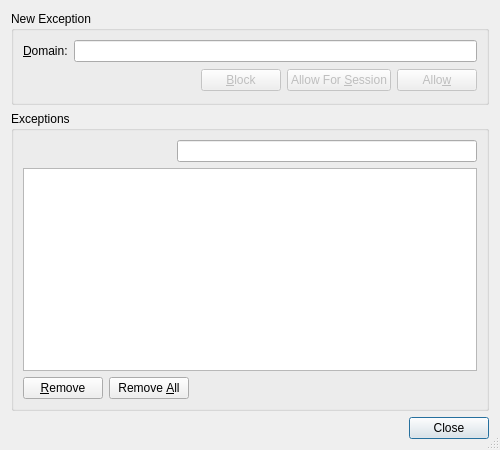
<?xml version="1.0" encoding="UTF-8"?>
<ui version="4.0">
 <class>CookiesExceptionsDialog</class>
 <widget class="QDialog" name="CookiesExceptionsDialog">
  <property name="geometry">
   <rect>
    <x>0</x>
    <y>0</y>
    <width>500</width>
    <height>450</height>
   </rect>
  </property>
  <property name="windowTitle">
   <string>Cookie Exceptions</string>
  </property>
  <property name="sizeGripEnabled">
   <bool>true</bool>
  </property>
  <layout class="QVBoxLayout" name="verticalLayout">
   <item>
    <widget class="QGroupBox" name="newExceptionGroupBox">
     <property name="title">
      <string>New Exception</string>
     </property>
     <layout class="QGridLayout">
      <item row="0" column="0">
       <layout class="QHBoxLayout" name="_2">
        <item>
         <widget class="QLabel" name="label">
          <property name="text">
           <string>&amp;Domain:</string>
          </property>
          <property name="buddy">
           <cstring>domainEdit</cstring>
          </property>
         </widget>
        </item>
        <item>
         <widget class="QLineEdit" name="domainEdit">
          <property name="toolTip">
           <string>Enter the domain name</string>
          </property>
         </widget>
        </item>
       </layout>
      </item>
      <item row="1" column="0">
       <layout class="QHBoxLayout" name="_3">
        <item>
         <spacer>
          <property name="orientation">
           <enum>Qt::Horizontal</enum>
          </property>
          <property name="sizeHint" stdset="0">
           <size>
            <width>81</width>
            <height>25</height>
           </size>
          </property>
         </spacer>
        </item>
        <item>
         <widget class="QPushButton" name="blockButton">
          <property name="enabled">
           <bool>false</bool>
          </property>
          <property name="toolTip">
           <string>Press to always reject cookies for the domain</string>
          </property>
          <property name="text">
           <string>&amp;Block</string>
          </property>
          <property name="autoDefault">
           <bool>false</bool>
          </property>
         </widget>
        </item>
        <item>
         <widget class="QPushButton" name="allowForSessionButton">
          <property name="enabled">
           <bool>false</bool>
          </property>
          <property name="toolTip">
           <string>Press to accept cookies for the domain for the current session</string>
          </property>
          <property name="text">
           <string>Allow For &amp;Session</string>
          </property>
          <property name="autoDefault">
           <bool>false</bool>
          </property>
         </widget>
        </item>
        <item>
         <widget class="QPushButton" name="allowButton">
          <property name="enabled">
           <bool>false</bool>
          </property>
          <property name="toolTip">
           <string>Press to always accept cookies for the domain</string>
          </property>
          <property name="text">
           <string>Allo&amp;w</string>
          </property>
          <property name="autoDefault">
           <bool>false</bool>
          </property>
         </widget>
        </item>
       </layout>
      </item>
     </layout>
    </widget>
   </item>
   <item>
    <widget class="QGroupBox" name="exceptionsGroup">
     <property name="title">
      <string>Exceptions</string>
     </property>
     <layout class="QGridLayout" name="gridLayout">
      <item row="0" column="0" colspan="3">
       <layout class="QHBoxLayout" name="horizontalLayout_2">
        <item>
         <spacer name="horizontalSpacer">
          <property name="orientation">
           <enum>Qt::Horizontal</enum>
          </property>
          <property name="sizeHint" stdset="0">
           <size>
            <width>40</width>
            <height>20</height>
           </size>
          </property>
         </spacer>
        </item>
        <item>
         <layout class="QHBoxLayout" name="horizontalLayout">
          <property name="spacing">
           <number>0</number>
          </property>
          <item>
           <widget class="QLineEdit" name="searchEdit">
            <property name="minimumSize">
             <size>
              <width>300</width>
              <height>0</height>
             </size>
            </property>
            <property name="toolTip">
             <string>Enter search term for exceptions</string>
            </property>
            <property name="clearButtonEnabled">
             <bool>true</bool>
            </property>
           </widget>
          </item>
         </layout>
        </item>
       </layout>
      </item>
      <item row="1" column="0" colspan="3">
       <widget class="EricTableView" name="exceptionsTable">
        <property name="alternatingRowColors">
         <bool>true</bool>
        </property>
        <property name="selectionBehavior">
         <enum>QAbstractItemView::SelectRows</enum>
        </property>
        <property name="textElideMode">
         <enum>Qt::ElideMiddle</enum>
        </property>
        <property name="showGrid">
         <bool>false</bool>
        </property>
        <property name="sortingEnabled">
         <bool>true</bool>
        </property>
        <attribute name="verticalHeaderVisible">
         <bool>false</bool>
        </attribute>
       </widget>
      </item>
      <item row="2" column="0">
       <widget class="QPushButton" name="removeButton">
        <property name="toolTip">
         <string>Press to remove the selected entries</string>
        </property>
        <property name="text">
         <string>&amp;Remove</string>
        </property>
        <property name="autoDefault">
         <bool>false</bool>
        </property>
       </widget>
      </item>
      <item row="2" column="1">
       <widget class="QPushButton" name="removeAllButton">
        <property name="toolTip">
         <string>Press to remove all entries</string>
        </property>
        <property name="text">
         <string>Remove &amp;All</string>
        </property>
        <property name="autoDefault">
         <bool>false</bool>
        </property>
       </widget>
      </item>
      <item row="2" column="2">
       <spacer name="horizontalSpacer_2">
        <property name="orientation">
         <enum>Qt::Horizontal</enum>
        </property>
        <property name="sizeHint" stdset="0">
         <size>
          <width>286</width>
          <height>20</height>
         </size>
        </property>
       </spacer>
      </item>
     </layout>
    </widget>
   </item>
   <item>
    <widget class="QDialogButtonBox" name="buttonBox">
     <property name="orientation">
      <enum>Qt::Horizontal</enum>
     </property>
     <property name="standardButtons">
      <set>QDialogButtonBox::Close</set>
     </property>
    </widget>
   </item>
  </layout>
 </widget>
 <customwidgets>
  <customwidget>
   <class>EricTableView</class>
   <extends>QTableView</extends>
   <header>EricWidgets/EricTableView.h</header>
  </customwidget>
 </customwidgets>
 <tabstops>
  <tabstop>domainEdit</tabstop>
  <tabstop>blockButton</tabstop>
  <tabstop>allowForSessionButton</tabstop>
  <tabstop>allowButton</tabstop>
  <tabstop>searchEdit</tabstop>
  <tabstop>exceptionsTable</tabstop>
  <tabstop>removeButton</tabstop>
  <tabstop>removeAllButton</tabstop>
  <tabstop>buttonBox</tabstop>
 </tabstops>
 <resources/>
 <connections>
  <connection>
   <sender>buttonBox</sender>
   <signal>accepted()</signal>
   <receiver>CookiesExceptionsDialog</receiver>
   <slot>accept()</slot>
   <hints>
    <hint type="sourcelabel">
     <x>227</x>
     <y>429</y>
    </hint>
    <hint type="destinationlabel">
     <x>157</x>
     <y>274</y>
    </hint>
   </hints>
  </connection>
  <connection>
   <sender>buttonBox</sender>
   <signal>rejected()</signal>
   <receiver>CookiesExceptionsDialog</receiver>
   <slot>reject()</slot>
   <hints>
    <hint type="sourcelabel">
     <x>295</x>
     <y>435</y>
    </hint>
    <hint type="destinationlabel">
     <x>286</x>
     <y>274</y>
    </hint>
   </hints>
  </connection>
 </connections>
</ui>
